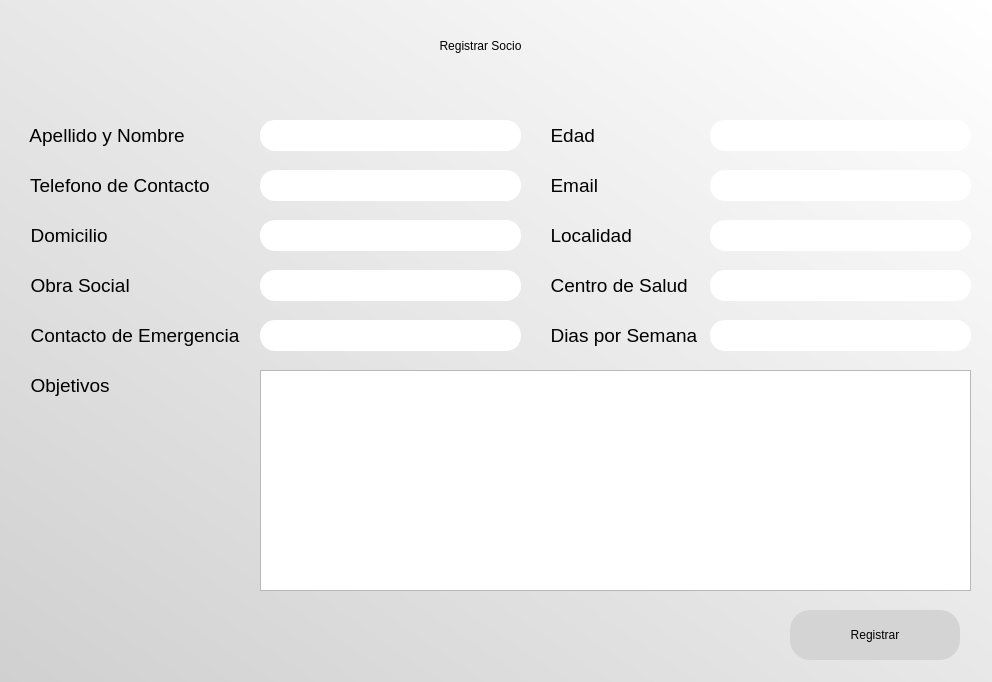
<?xml version="1.0" encoding="UTF-8"?>
<ui version="4.0">
 <class>MainWindow</class>
 <widget class="QMainWindow" name="MainWindow">
  <property name="geometry">
   <rect>
    <x>0</x>
    <y>0</y>
    <width>992</width>
    <height>682</height>
   </rect>
  </property>
  <property name="minimumSize">
   <size>
    <width>992</width>
    <height>682</height>
   </size>
  </property>
  <property name="maximumSize">
   <size>
    <width>992</width>
    <height>682</height>
   </size>
  </property>
  <property name="windowTitle">
   <string>Nuevo Usuario</string>
  </property>
  <property name="styleSheet">
   <string notr="true">QWidget#centralwidget{
background-color: qlineargradient(spread:pad, x1:0, y1:1, x2:1, y2:0, stop:0 rgba(208, 208, 208, 255), stop:1 rgba(255, 255, 255, 255));
}</string>
  </property>
  <widget class="QWidget" name="centralwidget">
   <widget class="QLabel" name="label">
    <property name="geometry">
     <rect>
      <x>0</x>
      <y>10</y>
      <width>961</width>
      <height>71</height>
     </rect>
    </property>
    <property name="styleSheet">
     <string notr="true">font: 75 36pt &quot;MS Shell Dlg 2&quot;;
</string>
    </property>
    <property name="text">
     <string>Registrar Socio</string>
    </property>
    <property name="alignment">
     <set>Qt::AlignCenter</set>
    </property>
   </widget>
   <widget class="QLabel" name="label_3">
    <property name="geometry">
     <rect>
      <x>20</x>
      <y>120</y>
      <width>221</width>
      <height>31</height>
     </rect>
    </property>
    <property name="font">
     <font>
      <family>MS Shell Dlg 2</family>
      <pointsize>14</pointsize>
      <weight>9</weight>
      <italic>false</italic>
      <bold>false</bold>
     </font>
    </property>
    <property name="styleSheet">
     <string notr="true">font: 75 14pt &quot;MS Shell Dlg 2&quot;;</string>
    </property>
    <property name="text">
     <string>  Apellido y Nombre</string>
    </property>
   </widget>
   <widget class="QLineEdit" name="lineEdit">
    <property name="geometry">
     <rect>
      <x>260</x>
      <y>120</y>
      <width>261</width>
      <height>31</height>
     </rect>
    </property>
    <property name="styleSheet">
     <string notr="true">border-radius:15px;
font: 75 12pt &quot;MS Shell Dlg 2&quot;;
</string>
    </property>
    <property name="alignment">
     <set>Qt::AlignCenter</set>
    </property>
   </widget>
   <widget class="QLabel" name="label_4">
    <property name="geometry">
     <rect>
      <x>20</x>
      <y>170</y>
      <width>221</width>
      <height>31</height>
     </rect>
    </property>
    <property name="font">
     <font>
      <family>MS Shell Dlg 2</family>
      <pointsize>14</pointsize>
      <weight>9</weight>
      <italic>false</italic>
      <bold>false</bold>
     </font>
    </property>
    <property name="styleSheet">
     <string notr="true">font: 75 14pt &quot;MS Shell Dlg 2&quot;;</string>
    </property>
    <property name="text">
     <string>  Telefono de Contacto</string>
    </property>
   </widget>
   <widget class="QLabel" name="label_5">
    <property name="geometry">
     <rect>
      <x>20</x>
      <y>220</y>
      <width>221</width>
      <height>31</height>
     </rect>
    </property>
    <property name="font">
     <font>
      <family>MS Shell Dlg 2</family>
      <pointsize>14</pointsize>
      <weight>9</weight>
      <italic>false</italic>
      <bold>false</bold>
     </font>
    </property>
    <property name="styleSheet">
     <string notr="true">font: 75 14pt &quot;MS Shell Dlg 2&quot;;</string>
    </property>
    <property name="text">
     <string>  Domicilio</string>
    </property>
   </widget>
   <widget class="QLabel" name="label_6">
    <property name="geometry">
     <rect>
      <x>20</x>
      <y>270</y>
      <width>221</width>
      <height>31</height>
     </rect>
    </property>
    <property name="font">
     <font>
      <family>MS Shell Dlg 2</family>
      <pointsize>14</pointsize>
      <weight>9</weight>
      <italic>false</italic>
      <bold>false</bold>
     </font>
    </property>
    <property name="styleSheet">
     <string notr="true">font: 75 14pt &quot;MS Shell Dlg 2&quot;;</string>
    </property>
    <property name="text">
     <string>  Obra Social</string>
    </property>
   </widget>
   <widget class="QLineEdit" name="lineEdit_2">
    <property name="geometry">
     <rect>
      <x>260</x>
      <y>170</y>
      <width>261</width>
      <height>31</height>
     </rect>
    </property>
    <property name="styleSheet">
     <string notr="true">border-radius:15px;
font: 75 12pt &quot;MS Shell Dlg 2&quot;;
</string>
    </property>
    <property name="alignment">
     <set>Qt::AlignCenter</set>
    </property>
   </widget>
   <widget class="QLineEdit" name="lineEdit_3">
    <property name="geometry">
     <rect>
      <x>260</x>
      <y>220</y>
      <width>261</width>
      <height>31</height>
     </rect>
    </property>
    <property name="styleSheet">
     <string notr="true">border-radius:15px;
font: 75 12pt &quot;MS Shell Dlg 2&quot;;
</string>
    </property>
    <property name="alignment">
     <set>Qt::AlignCenter</set>
    </property>
   </widget>
   <widget class="QLineEdit" name="lineEdit_4">
    <property name="geometry">
     <rect>
      <x>260</x>
      <y>270</y>
      <width>261</width>
      <height>31</height>
     </rect>
    </property>
    <property name="styleSheet">
     <string notr="true">border-radius:15px;
font: 75 12pt &quot;MS Shell Dlg 2&quot;;
</string>
    </property>
    <property name="alignment">
     <set>Qt::AlignCenter</set>
    </property>
   </widget>
   <widget class="QLineEdit" name="lineEdit_6">
    <property name="geometry">
     <rect>
      <x>260</x>
      <y>320</y>
      <width>261</width>
      <height>31</height>
     </rect>
    </property>
    <property name="styleSheet">
     <string notr="true">border-radius:15px;
font: 75 12pt &quot;MS Shell Dlg 2&quot;;
</string>
    </property>
    <property name="alignment">
     <set>Qt::AlignCenter</set>
    </property>
   </widget>
   <widget class="QLabel" name="label_8">
    <property name="geometry">
     <rect>
      <x>20</x>
      <y>320</y>
      <width>221</width>
      <height>31</height>
     </rect>
    </property>
    <property name="font">
     <font>
      <family>MS Shell Dlg 2</family>
      <pointsize>14</pointsize>
      <weight>9</weight>
      <italic>false</italic>
      <bold>false</bold>
     </font>
    </property>
    <property name="styleSheet">
     <string notr="true">font: 75 14pt &quot;MS Shell Dlg 2&quot;;</string>
    </property>
    <property name="text">
     <string>  Contacto de Emergencia</string>
    </property>
   </widget>
   <widget class="QLabel" name="label_9">
    <property name="geometry">
     <rect>
      <x>20</x>
      <y>370</y>
      <width>221</width>
      <height>31</height>
     </rect>
    </property>
    <property name="font">
     <font>
      <family>MS Shell Dlg 2</family>
      <pointsize>14</pointsize>
      <weight>9</weight>
      <italic>false</italic>
      <bold>false</bold>
     </font>
    </property>
    <property name="styleSheet">
     <string notr="true">font: 75 14pt &quot;MS Shell Dlg 2&quot;;</string>
    </property>
    <property name="text">
     <string>  Objetivos</string>
    </property>
   </widget>
   <widget class="QLineEdit" name="lineEdit_9">
    <property name="geometry">
     <rect>
      <x>710</x>
      <y>120</y>
      <width>261</width>
      <height>31</height>
     </rect>
    </property>
    <property name="styleSheet">
     <string notr="true">border-radius:15px;
font: 75 12pt &quot;MS Shell Dlg 2&quot;;
</string>
    </property>
    <property name="alignment">
     <set>Qt::AlignCenter</set>
    </property>
   </widget>
   <widget class="QLabel" name="label_11">
    <property name="geometry">
     <rect>
      <x>540</x>
      <y>120</y>
      <width>221</width>
      <height>31</height>
     </rect>
    </property>
    <property name="font">
     <font>
      <family>MS Shell Dlg 2</family>
      <pointsize>14</pointsize>
      <weight>9</weight>
      <italic>false</italic>
      <bold>false</bold>
     </font>
    </property>
    <property name="styleSheet">
     <string notr="true">font: 75 14pt &quot;MS Shell Dlg 2&quot;;</string>
    </property>
    <property name="text">
     <string>  Edad</string>
    </property>
   </widget>
   <widget class="QLineEdit" name="lineEdit_10">
    <property name="geometry">
     <rect>
      <x>710</x>
      <y>170</y>
      <width>261</width>
      <height>31</height>
     </rect>
    </property>
    <property name="styleSheet">
     <string notr="true">border-radius:15px;
font: 75 12pt &quot;MS Shell Dlg 2&quot;;
</string>
    </property>
    <property name="alignment">
     <set>Qt::AlignCenter</set>
    </property>
   </widget>
   <widget class="QLabel" name="label_12">
    <property name="geometry">
     <rect>
      <x>540</x>
      <y>170</y>
      <width>221</width>
      <height>31</height>
     </rect>
    </property>
    <property name="font">
     <font>
      <family>MS Shell Dlg 2</family>
      <pointsize>14</pointsize>
      <weight>9</weight>
      <italic>false</italic>
      <bold>false</bold>
     </font>
    </property>
    <property name="styleSheet">
     <string notr="true">font: 75 14pt &quot;MS Shell Dlg 2&quot;;</string>
    </property>
    <property name="text">
     <string>  Email</string>
    </property>
   </widget>
   <widget class="QLineEdit" name="lineEdit_11">
    <property name="geometry">
     <rect>
      <x>710</x>
      <y>220</y>
      <width>261</width>
      <height>31</height>
     </rect>
    </property>
    <property name="styleSheet">
     <string notr="true">border-radius:15px;
font: 75 12pt &quot;MS Shell Dlg 2&quot;;
</string>
    </property>
    <property name="alignment">
     <set>Qt::AlignCenter</set>
    </property>
   </widget>
   <widget class="QLabel" name="label_13">
    <property name="geometry">
     <rect>
      <x>540</x>
      <y>220</y>
      <width>221</width>
      <height>31</height>
     </rect>
    </property>
    <property name="font">
     <font>
      <family>MS Shell Dlg 2</family>
      <pointsize>14</pointsize>
      <weight>9</weight>
      <italic>false</italic>
      <bold>false</bold>
     </font>
    </property>
    <property name="styleSheet">
     <string notr="true">font: 75 14pt &quot;MS Shell Dlg 2&quot;;</string>
    </property>
    <property name="text">
     <string>  Localidad</string>
    </property>
   </widget>
   <widget class="QLineEdit" name="lineEdit_12">
    <property name="geometry">
     <rect>
      <x>710</x>
      <y>270</y>
      <width>261</width>
      <height>31</height>
     </rect>
    </property>
    <property name="styleSheet">
     <string notr="true">border-radius:15px;
font: 75 12pt &quot;MS Shell Dlg 2&quot;;
</string>
    </property>
    <property name="alignment">
     <set>Qt::AlignCenter</set>
    </property>
   </widget>
   <widget class="QLabel" name="label_14">
    <property name="geometry">
     <rect>
      <x>540</x>
      <y>270</y>
      <width>221</width>
      <height>31</height>
     </rect>
    </property>
    <property name="font">
     <font>
      <family>MS Shell Dlg 2</family>
      <pointsize>14</pointsize>
      <weight>9</weight>
      <italic>false</italic>
      <bold>false</bold>
     </font>
    </property>
    <property name="styleSheet">
     <string notr="true">font: 75 14pt &quot;MS Shell Dlg 2&quot;;</string>
    </property>
    <property name="text">
     <string>  Centro de Salud </string>
    </property>
   </widget>
   <widget class="QLineEdit" name="lineEdit_13">
    <property name="geometry">
     <rect>
      <x>710</x>
      <y>320</y>
      <width>261</width>
      <height>31</height>
     </rect>
    </property>
    <property name="styleSheet">
     <string notr="true">border-radius:15px;
font: 75 12pt &quot;MS Shell Dlg 2&quot;;
</string>
    </property>
    <property name="alignment">
     <set>Qt::AlignCenter</set>
    </property>
   </widget>
   <widget class="QLabel" name="label_15">
    <property name="geometry">
     <rect>
      <x>540</x>
      <y>320</y>
      <width>221</width>
      <height>31</height>
     </rect>
    </property>
    <property name="font">
     <font>
      <family>MS Shell Dlg 2</family>
      <pointsize>14</pointsize>
      <weight>9</weight>
      <italic>false</italic>
      <bold>false</bold>
     </font>
    </property>
    <property name="styleSheet">
     <string notr="true">font: 75 14pt &quot;MS Shell Dlg 2&quot;;</string>
    </property>
    <property name="text">
     <string>  Dias por Semana</string>
    </property>
   </widget>
   <widget class="QPlainTextEdit" name="plainTextEdit">
    <property name="geometry">
     <rect>
      <x>260</x>
      <y>370</y>
      <width>711</width>
      <height>221</height>
     </rect>
    </property>
    <property name="minimumSize">
     <size>
      <width>0</width>
      <height>0</height>
     </size>
    </property>
    <property name="maximumSize">
     <size>
      <width>16777215</width>
      <height>16777215</height>
     </size>
    </property>
    <property name="styleSheet">
     <string notr="true">font: 75 12pt &quot;MS Shell Dlg 2&quot;;
color: rgb(106, 106, 106);</string>
    </property>
   </widget>
   <widget class="QPushButton" name="pushButton">
    <property name="geometry">
     <rect>
      <x>790</x>
      <y>610</y>
      <width>170</width>
      <height>50</height>
     </rect>
    </property>
    <property name="styleSheet">
     <string notr="true">font: 75 14pt &quot;MS Shell Dlg 2&quot;;
color: rgb(0, 0, 0);
border-radius: 20px;
background-color: rgb(212, 212, 212);</string>
    </property>
    <property name="text">
     <string>Registrar</string>
    </property>
   </widget>
  </widget>
 </widget>
 <resources/>
 <connections/>
</ui>
